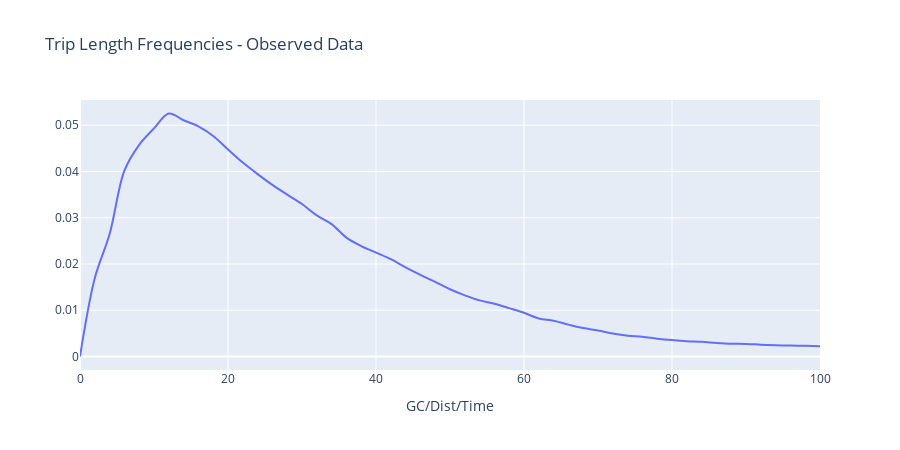

The code cell stored with this chart in its notebook:
### Code cell
# MAKE INTERACTIVE CHART
py.offline.init_notebook_mode(connected=True)

lstTripPurp  = dfObsModelMerge['TRIPPURP'].unique().tolist() # HBW, HBShp, HBOth,...
lstTLFType   = dfObsModelMerge['TLFTYPE' ].unique().tolist() # GC, Time, Dist
lstModOpt    = dfObsModelMerge['FF_CALIB_ROUND'].unique().tolist()
    
selectTripPurp     = widgets.SelectMultiple(options=lstTripPurp                     , value=('HBW',)               , description='Trip Purpose')
selectTLFType      = widgets.SelectMultiple(options=lstTLFType                      , value=('GC' ,)               , description='TLF Type'    )
selectPreset       = widgets.Select        (options=dfZoomPresets['PRESET'].tolist(), value= 'Begin'                 , description='Zoom Presets')
selectModelOption  = widgets.SelectMultiple(options=lstModOpt                       , value=('0-Initial from v832',), description='Model Run')

#custom extents
xmin = widgets.Text(value='0'  , description='X Min')
xmax = widgets.Text(value='160' , description='X Max')
ymin = widgets.Text(value='0'  , description='Y Min')
ymax = widgets.Text(value='.10', description='Y Max')

widgets.interactive(update_plot_mod_vs_obs, modeloption=selectModelOption,trippurps=selectTripPurp, tlftypes=selectTLFType, zoompreset=selectPreset, xmin=xmin, xmax=xmax, ymin=ymin, ymax=ymax)

#ADD RAW OBSERVED CURVES

### Figure 1 — Plotly figure (JSON) as saved in the notebook; plotly's stock layout.template omitted (floating-point values rounded to 4 significant figures; data arrays with more than 128 entries replaced by an {"elided": "..."} marker saying what was removed)
{"data": [{"line": {"shape": "spline"}, "mode": "lines", "name": "HBW GC (0-Initial from v832)", "type": "scatter", "x": {"elided": "201 int values"}, "y": {"elided": "201 float values"}}], "layout": {"height": 450, "title": {"text": "Trip Length Frequencies - Observed Data"}, "xaxis": {"range": [0, 100], "title": {"text": "GC/Dist/Time"}}, "yaxis": {"range": [0, null], "title": {"text": ""}}}}
